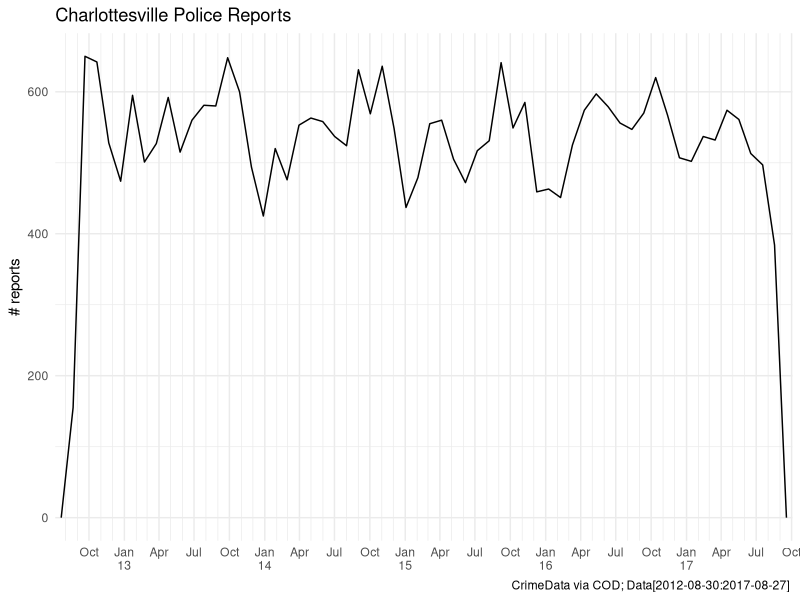

Generate this figure with R: (Note: this script raises an error after producing the figure.)
# CvilleTowing
# Nate Day {nathancday@gmail}

#### Globals ------------------------------------------------------------------

setwd("~/future/CvilleTowing/")

library(forecast) # time-series modeling
library(ggsci) # d3 color pallettes
library(forcats) # fct tools
library(lubridate) # date tools
library(magrittr) # piping
library(tidyverse) # data wranglin'

theme_set(theme_minimal())
ang <- theme(axis.text.x = element_text(angle = 45, vjust = .75, hjust = .75))

#### Import -------------------------------------------------------------------

# csv downloaded from http://opendata.charlottesville.org/datasets/crime-data
tib <- read_csv("Crime_Data.csv")
names(tib) %<>% tolower()

# head(tib)
# str(tib)

tib %<>% select(-recordid) %>%
    unite(address, blocknumber, streetname) %>%
    rename_at(vars(contains("reported")), funs(gsub("reported", "", .))) %>%
    mutate(hour = parse_time(hour, format = "%H%M"),
           date = as.Date(date),
           year = year(date),
           month = month(date))

#### Explore -------------------------------------------------------------
range(tib$date) # 5 years
# "2012-08-30" "2017-08-27"

## * ggplot2 helpers ----

# nicely labeler
nicely <- function(breaks) {
    
    values <- as.character(breaks) %>% strsplit("-")
    
    m <- map(values, ~ as.numeric(.[2]) %>%
                 month.abb[.])
    y <- map(values, ~ gsub("20", "", .[1]))
    
    labels <- map2(m, y, ~ paste0(., "\n",
                                 ifelse(. == "Jan",
                                        .y,
                                        "")))
    
    return(labels)
    
} 

# saves from jungling around "date_breaks=" every scale_x_date()
brks <- seq(date("2012-07-01"), date("2018-10-01"), "3 months")

## * seasonal
ggplot(tib, aes(date)) +
    geom_freqpoly(bins = 60) + # 60 months in 5 years
    scale_x_date(breaks = brks, date_minor_breaks = "1 month",
                 labels = nicely, expand = c(0,0)) +
    labs(title = "Charlottesville Police Reports",
         y = "# reports",
         x = NULL,
         caption = "CrimeData via COD; Data[2012-08-30:2017-08-27] ")
# hoos doing that spike in Sep - Oct?

# set up tibble for a geom to cover Aug16-Oct31
students_back <- tibble(date = seq(as.Date("2012-09-01"), as.Date("2017-9-01"), length.out = 6),
                        date_min = date - ddays(16), # ~ Aug16
                        date_max = date %m+% months(2) )

ggplot(tib, aes(date)) +
    geom_rect(data = students_back, aes(xmin = date_min, xmax = date_max),
              ymin = 0, ymax = Inf, fill = "#f64617") +
    geom_freqpoly(bins = 60, color = "#0c2345", size = 1) + # 60 months in 5 years
    scale_x_date(breaks = brks, date_minor_breaks = "1 month",
                 labels = nicely, expand = c(0,0),
                 limits = c(date("2012-08-16"), date("2017-07-31"))) +
    labs(title = "Monthyl police report totals",
         subtitle = "Rectangles highlight Aug 16th - Oct 31st",
         x = NULL, y = NULL,
         caption = expression(paste(italic("Hoo"), "'s causing that uptick?", " Data[2012-08-16:2017-07-31]")))

### Look at breakdown of offense labels seasonally
tib %<>% filter(!is.na(offense)) # 1 case

# clean out "-"s and "/"s as the represent subgroups and aliases
tib$offense %<>% gsub("-.*", "", .) %>%
    gsub("/.*", "", .)

# FYI this data is packed with a ton of great tags!!!

tib$offense %<>% as.factor() %>%
    forcats::fct_infreq()

sims_tib <- tibble(offense = round(rexp(nrow(tib), 1/6)))
# as numeric hack to get around long labels 
ggplot(tib, aes(as.numeric(offense), fill = "real data")) +
    geom_bar(alpha = .5) +
    geom_bar(data = sims_tib, aes(fill = "exponential sim"), alpha = .5) +
    scale_fill_brewer(palette = "Set1", name = NULL) +
    scale_x_continuous(breaks = seq(10,50,10), limits = c(0,50)) +
    labs(title = "Top 50 tags compared to expoential distribution (rate = .1)",
         y = "count per tag", x = "tag rank by frequency") +
    theme(legend.position = c(.85, .85))


### Write up style break here


# looking at the top 25 tags
t <- levels(tib$offense)[1:25]

# look at top 16
top16 <- mutate(tib, offense = forcats::fct_infreq(offense)) %>%
    filter(offense %in% levels(offense)[1:16]) %>%
    droplevels()

ggplot(top16, aes(offense)) +
    geom_bar(fill = NA, color = "black") +
    theme(axis.text.x = element_text(angle = 45))

# make better (shorter) names
decode <- c("Larceny", "Assault", "Towed", "Traffic",
            "Vandalism", "Property", "Drugs", "Assist Citizen",
            "Suspicious", "Fraud", "Burglary", "Animal",
            "Runaway", "DUI", "Disorderly", "Missing Person") %>%
    set_names(levels(top16$offense))

# use infreq() again
top16$offense %<>% decode[.] %>%
    forcats::fct_infreq()

# freqpoly version in facets
ggplot(top16, aes(date, color = offense)) +
    geom_rect(data = students_back, aes(xmin = date_min, xmax = date_max),
              ymin = -0, ymax = Inf, color = NA, fill = "grey", alpha = .5) +
    geom_freqpoly(alpha = .75, bins = 60, size = 1) +
    scale_x_date(breaks = seq(date("2013-01-01"), date("2017-01-01"), length.out = 5),
                 date_labels = "'%y", limits = c(date("2012-08-15"), date("2017-08-16"))) +
    scale_color_d3(palette = "category20") +
    facet_wrap(~offense, scales = "free_y") +
    theme(legend.position = "none") +
    labs(title = "Top 16 most reported offenses (collapsed)",
         caption = "Data[2012-08-15:2017-08-01]",
         y = NULL, x = NULL)

#### Towing -------------------------------------------------------------------
# looking at towing more focuse
tow <- filter(top16, offense ==  "Towed")

#### * look closer -----------
# drop 2012 and 2017 bc partial years
tow %<>% filter(!(year %in% c("2012", "2017")))
# drop 2017 
tow %<>% filter(year != "2017")

ggplot(tow, aes(as.numeric(month), fill = as.factor(year))) +
    geom_histogram(bins = 12) +
    scale_x_continuous(breaks = 1:12, labels = month.abb, expand = c(0,0)) +
    viridis::scale_fill_viridis(name = NULL, discrete = TRUE, direction = -1) +
    labs(title = "Monthly tow totals",
         x = NULL, y = NULL,
         caption = "Data[2013-01-01:2016-12-31]")

#### * model -----------------------------------------------
library(forecast)
# reset tow to only include all data
tow <- filter(top16, offense ==  "Towed")

month_tib <- arrange(tow, year, month) %>%
    group_by(year, month) %>%
    tally() %>%
    ungroup() %>%
    slice(-1) # drop Aug 2012 (only 6 cases)

month_vec <- select(month_tib, n) %>%
    unlist()

# build time-series object
myts <- ts(month_vec, start = c(2012, 9), frequency = 12)
# perform seasonal decompositions
decomp_fit <- stl(myts, s.window= "periodic")

plot(decomp_fit)

# separate trend components
trend_fit <- HoltWinters(fit$time.series[,2])
trend_preds <- forecast(trend_fit, 19) %>% # returns Apr17 : Oct18
    as.tibble %>%
    .[[1]]
# data in model
trend_past <- as.numeric(fit$time.series[,2])

trend_tib <- tibble(date = seq(date("2012-09-01"), date("2018-10-01"), by = "1 month"),
                     y = c(trend_past, trend_preds))

# triple exponential - models level, trend, and seasonal components
hw_fit <- HoltWinters(myts)
plot(hw_fit)

month_preds <- forecast(hw_fit, 15) %>% # returns Sep17 : Oct18
    as.tibble %>%
    .[[1]]

next_tib <- tibble(date = seq(date("2017-09-01"), date("2018-11-01"), "1 month"),
                    y = month_preds)

# format month_tib
month_tib %<>% mutate(date = date(paste(year, month, "01", sep = "-"))) %>%
    rename(y = n)
# bolt on AUG17 info for smoothness
aug17 <- month_tib[nrow(month_tib),]
next_tib %<>% bind_rows(aug17, .)

# expand students_back
students_back2 <- tibble(date = seq(as.Date("2012-09-01"), as.Date("2018-09-01"), length.out = 7),
                        date_min = date - ddays(16), # ~ Aug16
                        date_max = date %m+% months(2) )

# format next_tib
next_tib$year <- year(next_tib$date)

# projections plot
ggplot(month_tib, aes(date, y, color = y)) +
    geom_rect(data = students_back2, aes(xmin = date_min, xmax = date_max, y = NULL),
              ymin = -0, ymax = Inf, color = NA, fill = "grey", alpha = .5) +
    geom_path(data = trend_tib, aes(x = date, y = y, color = NULL), linetype = 2) +
    geom_path(size = 1) +
    geom_path(data = next_tib, aes(y = y), size = 1, alpha = .5) +
    annotate(geom = "text", label = "<<< Historical | Projected >>>", x = date("2017-08-01"), y = 10) +
    viridis::scale_color_viridis(name = NULL, direction = -1) +
    scale_x_date(breaks = brks, date_minor_breaks = "1 month",
                 labels = nicely, expand = c(0,0),
                 limits = c(date("2012-08-16"), date("2018-11-01"))) +
    labs(title = "Forecasted monthly tows",
         subtitle = "Mean trend as dashed line",
         y = NULL,
         x = NULL,
         caption = "Data[2012-08-16:2017-08-31]; Projections[2017-09-01:2018-10-31]") +
    theme(legend.position = "none")
    
